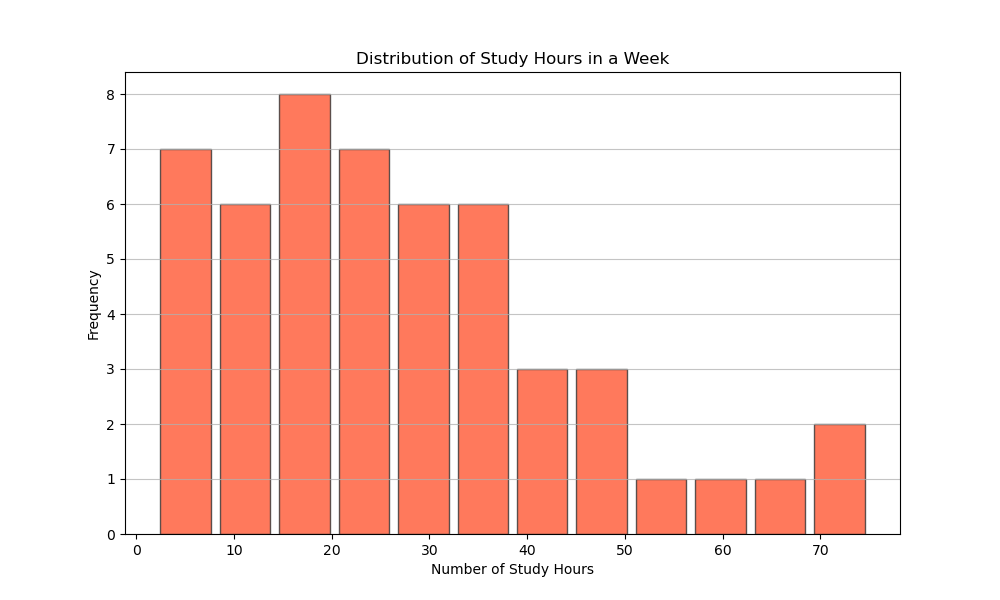

Python code for this plot:

import matplotlib.pyplot as plt

data_points = [
    5, 8, 12, 18, 22, 25, 18, 30, 34, 37,
    15, 20, 25, 28, 14, 21, 29, 33, 36, 41,
    9, 16, 24, 31, 3, 7, 13, 20, 35, 23,
    27, 11, 17, 26, 4, 19, 32, 38, 42, 44,
    45, 47, 2, 6, 10, 50, 55, 60, 65, 70, 75
]

plt.figure(figsize=(10, 6))
plt.hist(
    data_points,
    bins=12,
    orientation='vertical',
    color='#ff5733',
    edgecolor='#333333',
    alpha=0.8,
    rwidth=0.85
)

plt.title('Distribution of Study Hours in a Week')
plt.xlabel('Number of Study Hours')
plt.ylabel('Frequency')
plt.grid(axis='y', alpha=0.75)

plt.show()
